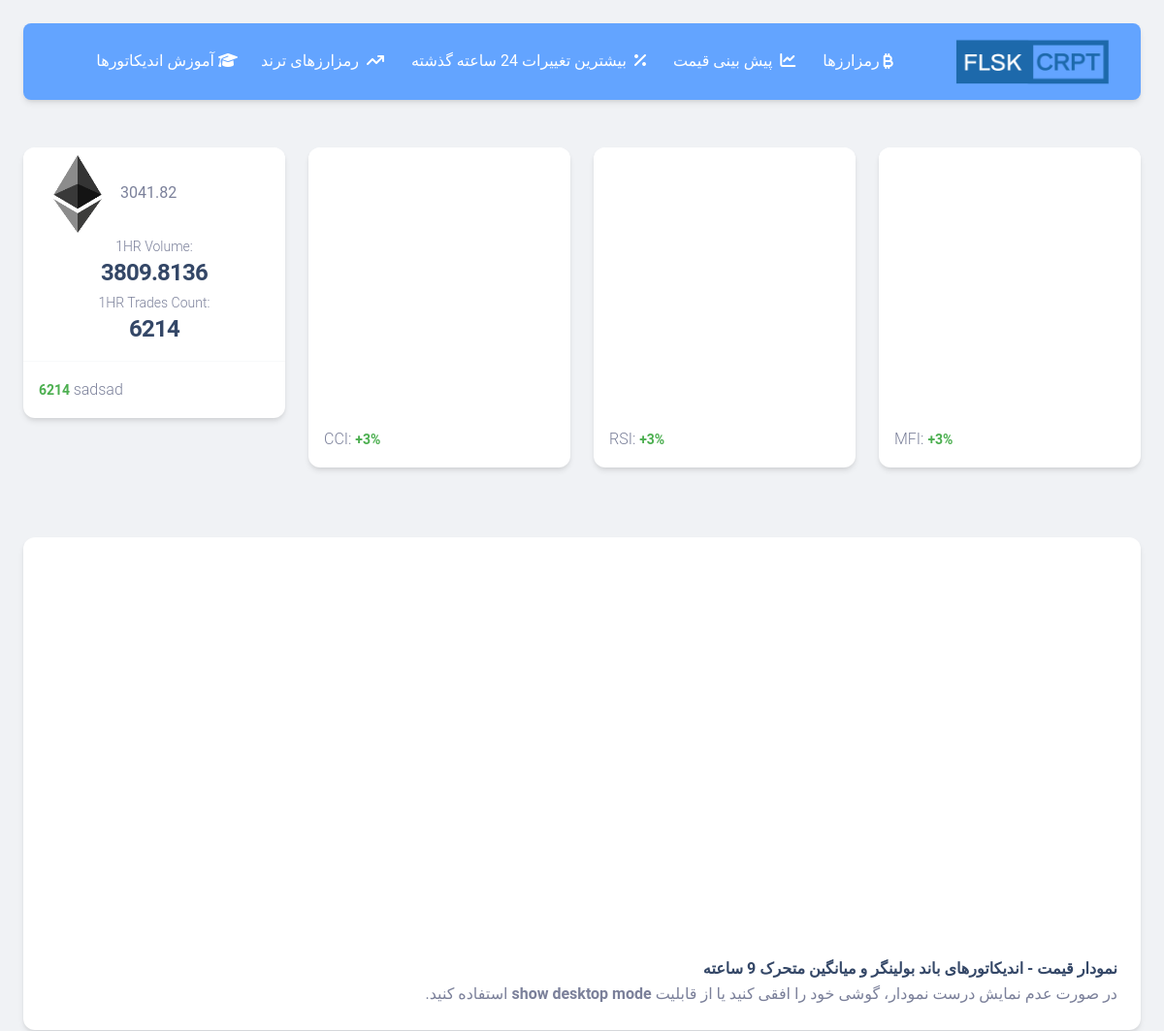
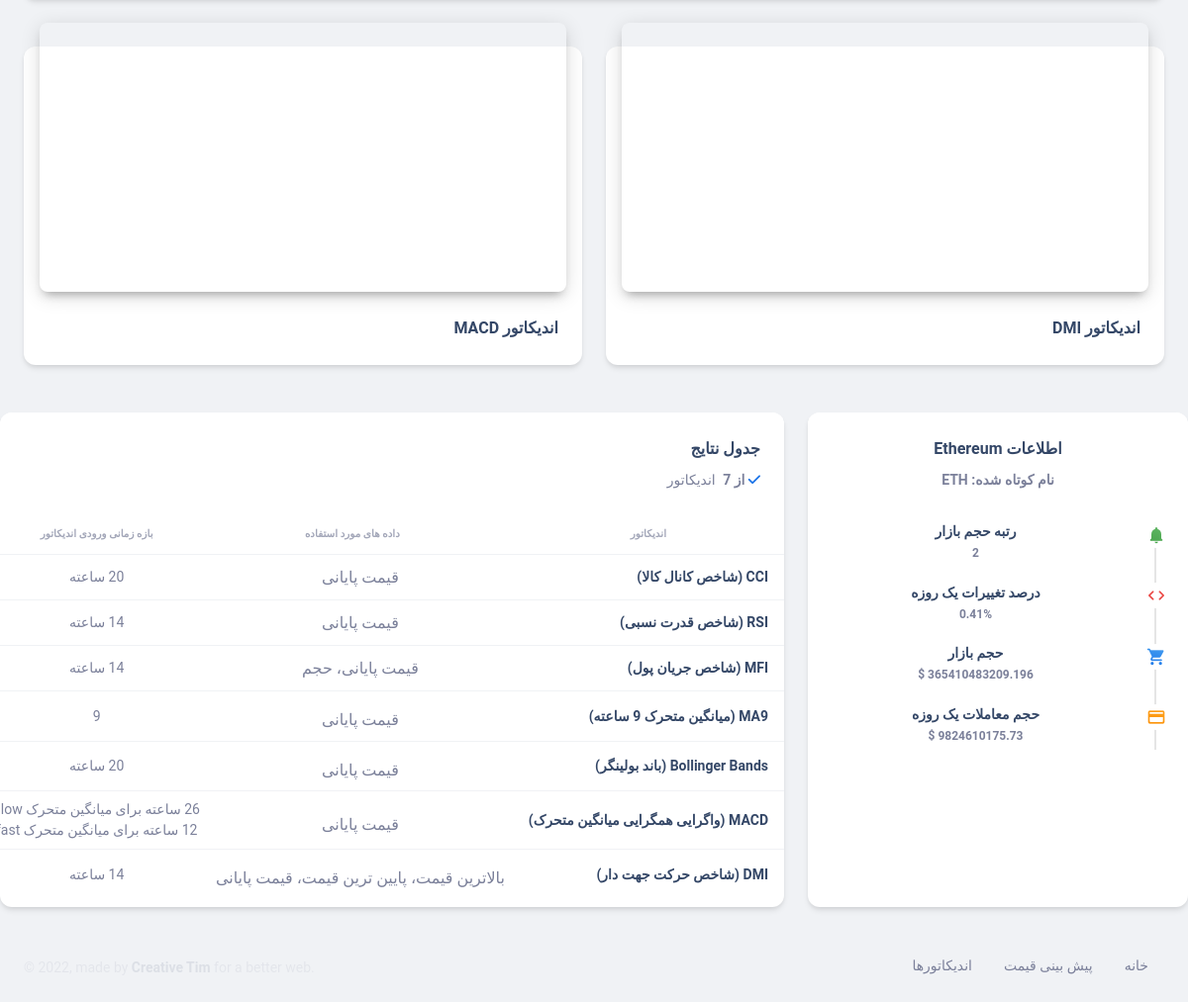
Before: /expectation/ETH with the older database file (2 pictures, top to bottom).
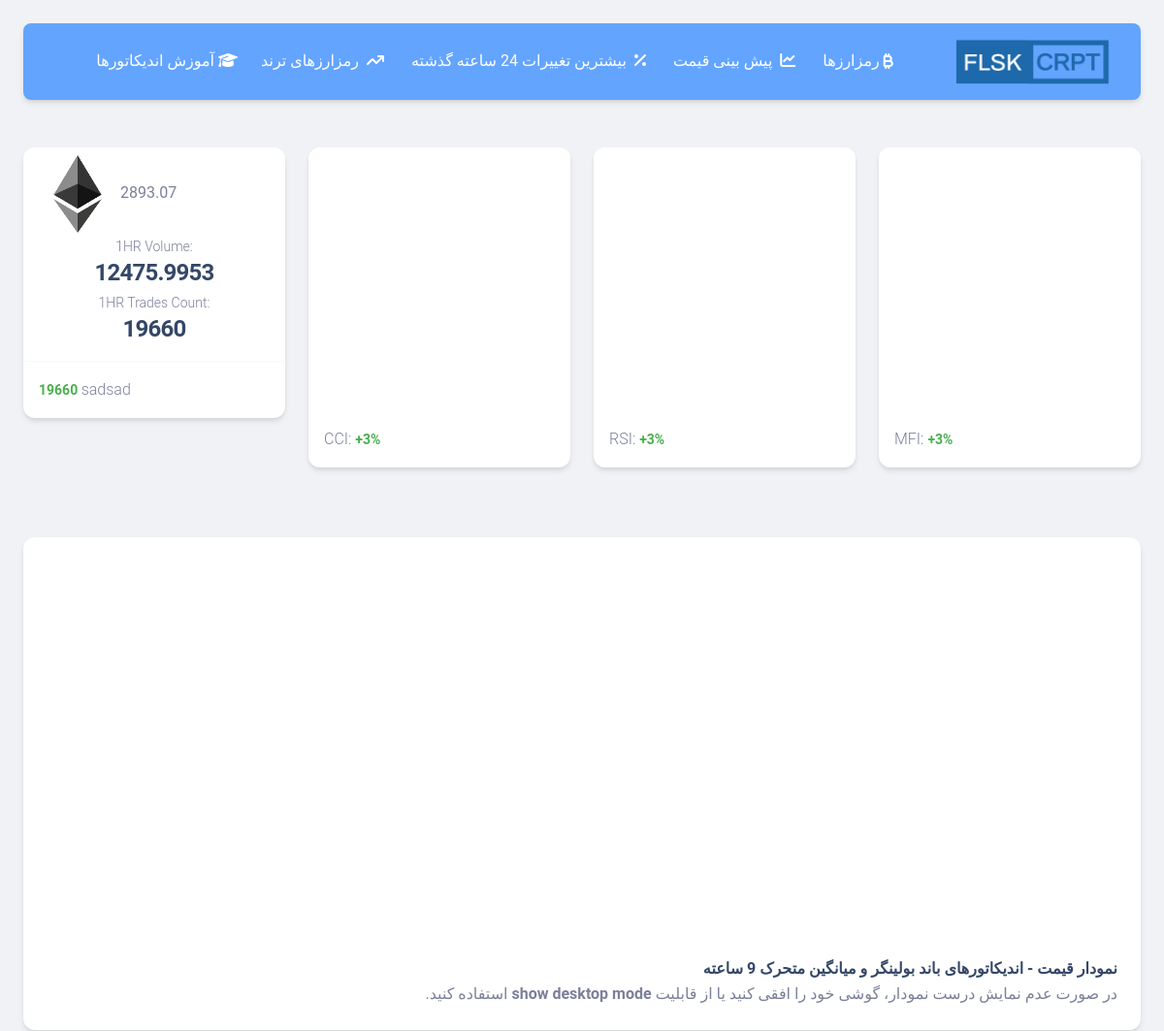
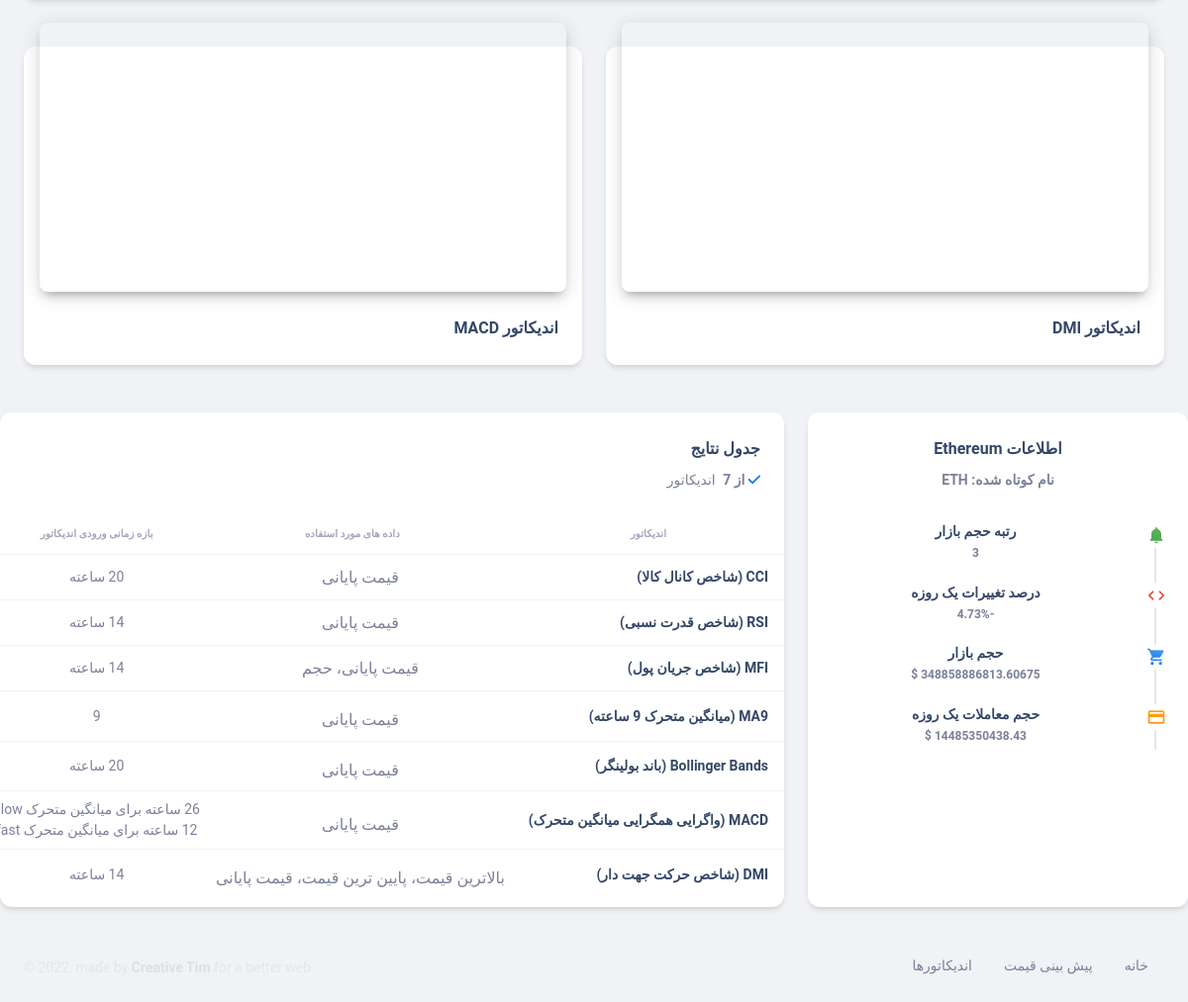
After: the same page with the newer database file (2 pictures, top to bottom).
### models.py (models this page shows)
class expectation(db.Model):
    id=db.Column(db.Integer, primary_key=True)
    ShortName=db.Column(db.String(30))
    time_Open=db.Column(db.String(30))
    Open=db.Column(db.Float)
    Close=db.Column(db.Float)
    High=db.Column(db.Float)
    Low=db.Column(db.Float)
    Volume=db.Column(db.Float)
    trades_Count=db.Column(db.Integer)

class Coins_Table(db.Model):
    id=db.Column(db.Integer, primary_key=True, autoincrement=True)
    ShortName=db.Column(db.String(10))
    FullName=db.Column(db.String(20))
    price=db.Column(db.Float)
    percent=db.Column(db.Float)
    marketcap=db.Column(db.Float)
    volume=db.Column(db.Float)

### views.py (the view)
@app.route("/expectation/<coin_name>")
def expectation_page(coin_name):
    from sqlalchemy import or_,func
    Coin = models.Coins_Table.query.filter(
    or_(models.Coins_Table.ShortName.ilike(coin_name),models.Coins_Table.FullName.ilike(coin_name))
    ).first()
    data=models.Expectation_Finder(Coin.ShortName)
    return render_template('expectation/index.html',data=data,Coin=Coin)

### templates/expectation/index.html (shortened to what this page needs)
{% extends 'base.html' %}
{% block head %}
  <link id="pagestyle" href="{{url_for('static',filename='css/material-dashboard.css')}}" rel="stylesheet" />
{% endblock head %}
{% block content %}
<div class="g-sidenav-show  bg-gray-200 mt-8">
  <main class="main-content position-relative max-height-vh-100 h-100 border-radius-lg ">
    <div class="container-fluid py-4">
      <div class="row mb-5">
        <div class="col-xl-3 col-sm-6 mb-xl-0 mb-4">
          <div class="card">
            <div class="card-header p-3 pt-2">
              <img src="/uploads/coins/{{data[0].ShortName}}.png" alt="" style="width:5rem;">
              <span>{{data[-1].Close}}</span>
              <div class="text-center pt-1">
                <p class="text-sm mb-0 text-capitalize">1HR Volume:</p>
                <h4 class="mb-0">{{data[-1].Volume}}</h4>
              </div>
              <div class="text-center pt-1">
                <p class="text-sm mb-0 text-capitalize">1HR Trades Count:</p>
                <h4 class="mb-0">{{data[-1].trades_Count}}</h4>
              </div>
            </div>
            <hr class="dark horizontal my-0">
            <div class="card-footer p-3">
              <p class="mb-0"><span class="text-success text-sm font-weight-bolder">{{data[-1].trades_Count}} </span>sadsad</p>
            </div>
          </div>
        </div>
        <div class="col-xl-3 col-sm-6 mb-xl-0 mb-4">
          <div class="card">
            <div class="card-header p-3">
              <div id="chartdiv" class="chartdiv"></div>
            </div>
            <div class="card-footer p-3">
              <p class="mb-0">CCI: <span class="text-success text-sm font-weight-bolder cci">+3% </span></p>
            </div>
          </div>
        </div>
        <div class="col-xl-3 col-sm-6 mb-xl-0 mb-4">
          <div class="card">
            <div class="card-header p-3">
              <div id="chartdiv2" class="chartdiv"></div>
            </div>
            <div class="card-footer p-3">
              <p class="mb-0">RSI: <span class="text-success text-sm font-weight-bolder rsi">+3% </span></p>
            </div>
          </div>
        </div>
        <div class="col-xl-3 col-sm-6 mb-xl-0 mb-4">
          <div class="card">
            <div class="card-header p-3">
              <div id="MFI" class="chartdiv"></div>
            </div>
            <div class="card-footer p-3">
              <p class="mb-0">MFI: <span class="text-success text-sm font-weight-bolder mfi">+3% </span></p>
            </div>
          </div>
        </div>
      </div>
      <div class="row mt-4">
        <div class="col-md-12 mt-4 mb-4">
          <div class="card z-index-2 ">
            <div class="card-header p-0 position-relative mt-n4 mx-3 z-index-2 bg-transparent">
              <div class="border-radius-lg py-3 pe-1">
                <div id="price-chart" class="rem-25">
                </div>
              </div>
            </div>
            <div class="card-body text-end rtl">
              <h6 class="mb-0 ">نمودار قیمت - اندیکاتورهای باند بولینگر و میانگین متحرک 9 ساعته</h6>
              <span>در صورت عدم نمایش درست نمودار، گوشی خود را افقی کنید یا از قابلیت <strong>show desktop mode</strong> استفاده کنید.</span>
            </div>
          </div>
        </div>
        <div class="col-md-6 mt-4 mb-4">
          <div class="card z-index-2  ">
            <div class="card-header p-0 position-relative mt-n4 mx-3 z-index-2 bg-transparent">
              <div class="shadow-dark border-radius-lg py-3 pe-1">
                <div id="MACD" class="chartdiv">
                </div>
              </div>
            </div>
            <div class="card-body rtl">
              <h6 class="mb-0 ">اندیکاتور MACD</h6>
            </div>
          </div>
        </div>
        <div class="col-md-6 mt-4 mb-3">
          <div class="card z-index-2 ">
            <div class="card-header p-0 position-relative mt-n4 mx-3 z-index-2 bg-transparent">
              <div class=" shadow-dark border-radius-lg py-3 pe-1">
                <div id="DMI" class="chartdiv">
                </div>
              </div>
            </div>
            <div class="card-body rtl">
              <h6 class="mb-0 ">اندیکاتور DMI</h6>
              </div>
            </div>
          </div>
        </div>
      </div>
      <div class="row mb-4">
        <div class="col-lg-8 col-md-6 mb-md-0 mb-4">
          <div class="card rtl">
            <div class="card-header pb-0">
              <div class="row">
                <div class="col-lg-12 col-7">
                  <h6>جدول نتایج</h6>
                  <p class="text-sm mb-0">
                    <i class="fa fa-check text-info" aria-hidden="true"></i>
                    <span class="font-weight-bold ms-1">از 7</span> اندیکاتور
                  </p>
                </div>
              </div>
            </div>
            <div class="card-body px-0 pb-2">
              <div class="table-responsive">
                <table class="table align-items-center mb-0">
                  <thead>
                    <tr>
                      <th class="text-uppercase text-secondary text-xxs font-weight-bolder opacity-7">اندیکاتور</th>
                      <th class="text-uppercase text-secondary text-xxs font-weight-bolder opacity-7 ps-2">داده های مورد استفاده</th>
                      <th class="text-center text-uppercase text-secondary text-xxs font-weight-bolder opacity-7">بازه زمانی ورودی اندیکاتور</th>
                    </tr>
                  </thead>
                  <tbody>
                    <tr>
                      <td>
                        <div class="d-flex px-2 py-1">
                          <div class="d-flex flex-column justify-content-center">
                            <h6 class="mb-0 text-sm">CCI (شاخص کانال کالا)</h6>
                          </div>
                        </div>
                      </td>
                      <td>
                          قیمت پایانی
                      </td>
                      <td class="align-middle text-center text-sm">
                        <span class=""> 20 ساعته </span>
                      </td>
                    </tr>
                    <tr>
                      <td>
                        <div class="d-flex px-2 py-1">
                          <div class="d-flex flex-column justify-content-center">
                            <h6 class="mb-0 text-sm">RSI (شاخص قدرت نسبی)</h6>
                          </div>
                        </div>
                      </td>
                      <td>
                        قیمت پایانی
                      </td>
                      <td class="align-middle text-center text-sm">
                        <span class="">14 ساعته</span>
                      </td>
                    </tr>
                    <tr>
                      <td>
                        <div class="d-flex px-2 py-1">
                          <div class="d-flex flex-column justify-content-center">
                            <h6 class="mb-0 text-sm">MFI (شاخص جریان پول)</h6>
                          </div>
                        </div>
                      </td>
                      <td>
                        قیمت پایانی، حجم
                        </div>
                      <td class="align-middle text-center text-sm">
                        <span class="">14 ساعته</span>
                      </td>
                    <tr>
                      <td>
                        <div class="d-flex px-2 py-1">
                          <div class="d-flex flex-column justify-content-center">
                            <h6 class="mb-0 text-sm">MA9 (میانگین متحرک 9 ساعته)</h6>
                          </div>
                        </div>
                      </td>
                      <td>
                        <div class="avatar-group mt-2">
                          قیمت پایانی
                        </div>
                      </td>
                      <td class="align-middle text-center text-sm">
                        <span class="">9</span>
                      </td>
                    </tr>
                    <tr>
                      <td>
                        <div class="d-flex px-2 py-1">
                          <div class="d-flex flex-column justify-content-center">
                            <h6 class="mb-0 text-sm">Bollinger Bands (باند بولینگر)</h6>
                          </div>
                        </div>
                      </td>
                      <td>
                        <div class="avatar-group mt-2">
                          قیمت پایانی
                        </div>
                      </td>
                      <td class="align-middle text-center text-sm">
                        <span class=""> 20 ساعته </span>
                      </td>
                    </tr>
                    <tr>
                      <td>
                        <div class="d-flex px-2 py-1">
                          <div class="d-flex flex-column justify-content-center">
                            <h6 class="mb-0 text-sm">MACD (واگرایی همگرایی میانگین متحرک)</h6>
                          </div>
                        </div>
                      </td>
                      <td>
                        <div class="avatar-group mt-2">
                          قیمت پایانی
                        </div>
                      </td>
                      <td class="align-middle text-center text-sm">
                        <span class=""> 26 ساعته برای میانگین متحرک slow<br>  12 ساعته برای میانگین متحرک fast </span>
                      </td>
                    </tr>
                    <tr>
                      <td>
                        <div class="d-flex px-2 py-1">
                          <div class="d-flex flex-column justify-content-center">
                            <h6 class="mb-0 text-sm">DMI (شاخص حرکت جهت دار)</h6>
                          </div>
                        </div>
                      </td>
                      <td>
                        <div class="avatar-group mt-2">
                          بالاترین قیمت، پایین ترین قیمت، قیمت پایانی
                        </div>
                      </td>
                      <td class="align-middle text-center text-sm">
                        <span class=""> 14 ساعته </span>
                      </td>
                    </tr>
              </div>
            </div>
          </div>
        </div>
        <div class="col-lg-4 col-md-6">
          <div class="card h-100 text-center rtl">
            <div class="card-header pb-0">
              <h6>اطلاعات {{Coin.FullName}}</h6>
              <p class="text-sm">
                <span class="font-weight-bold">نام کوتاه شده: {{data[0].ShortName}}</span>
              </p>
            </div>
            <div class="card-body p-3">
              <div class="timeline timeline-one-side">
                <div class="timeline-block mb-3">
                  <span class="timeline-step">
                    <i class="material-icons text-success text-gradient">notifications</i>
                  </span>
                  <div class="timeline-content">
                    <h6 class="text-dark text-sm font-weight-bold mb-0">رتبه حجم بازار</h6>
                    <p class="text-secondary font-weight-bold text-xs mt-1 mb-0">{{Coin.id}}</p>
                  </div>
                </div>
                <div class="timeline-block mb-3">
                  <span class="timeline-step">
                    <i class="material-icons text-danger text-gradient">code</i>
                  </span>
                  <div class="timeline-content">
                    <h6 class="text-dark text-sm font-weight-bold mb-0">درصد تغییرات یک روزه</h6>
                    <p class="text-secondary font-weight-bold text-xs mt-1 mb-0">{{Coin.percent|round(2)}}%</p>
                  </div>
                </div>
                <div class="timeline-block mb-3">
                  <span class="timeline-step">
                    <i class="material-icons text-info text-gradient">shopping_cart</i>
                  </span>
                  <div class="timeline-content">
                    <h6 class="text-dark text-sm font-weight-bold mb-0">حجم بازار</h6>
                    <p class="text-secondary font-weight-bold text-xs mt-1 mb-0">{{Coin.marketcap}} $</p>
                  </div>
                </div>
                <div class="timeline-block mb-3">
                  <span class="timeline-step">
                    <i class="material-icons text-warning text-gradient">credit_card</i>
                  </span>
                  <div class="timeline-content">
                    <h6 class="text-dark text-sm font-weight-bold mb-0">حجم معاملات یک روزه</h6>
                    <p class="text-secondary font-weight-bold text-xs mt-1 mb-0">{{Coin.volume|round(2)}} $</p>
                  </div>
                </div>
              </div>
            </div>
          </div>
        </div>
      </div>
      {% block footer %}
      <footer class="footer py-4  ">
        <div class="container-fluid">
          <div class="row align-items-center justify-content-lg-between">
            <div class="col-lg-6 mb-lg-0 mb-4">
              <div class="copyright text-center text-sm text-muted text-lg-start opacity-1">
                <a href="https://www.creative-tim.com" class="font-weight-bold" target="_blank">Creative Tim</a>
              </div>
            </div>
            <div class="col-lg-6 rtl">
              <ul class="nav nav-footer justify-content-center justify-content-lg-start">
                <li class="nav-item">
                  <a href="/" class="nav-link text-muted" target="_blank">خانه</a>
                </li>
                <li class="nav-item">
                  <a href="{{url_for('expectationPage')}}" class="nav-link text-muted" target="_blank">پیش بینی قیمت</a>
                </li>
                <li class="nav-item">
                  <a href="{{url_for('BlogIndex')}}" class="nav-link text-muted" target="_blank">اندیکاتورها</a>
                </li>
              </ul>
            </div>
          </div>
        </div>
      </footer>
      {% endblock %}
{% endblock %}

Changed rows visible on the page:
no longer on this page (row edited): expectation: Close "3041.82", Volume "3809.8136", trades_Count "6214"
no longer on this page (row edited): Coins_Table: FullName "Ethereum", id "2", percent "0.41", marketcap "365410483209.196"
now on this page (row edited): expectation: Close "2893.07", Volume "12475.9953", trades_Count "19660"
now on this page (row edited): Coins_Table: FullName "Ethereum", id "3", percent "-4.73", marketcap "348858886813.60675", volume "14485350438.43"
